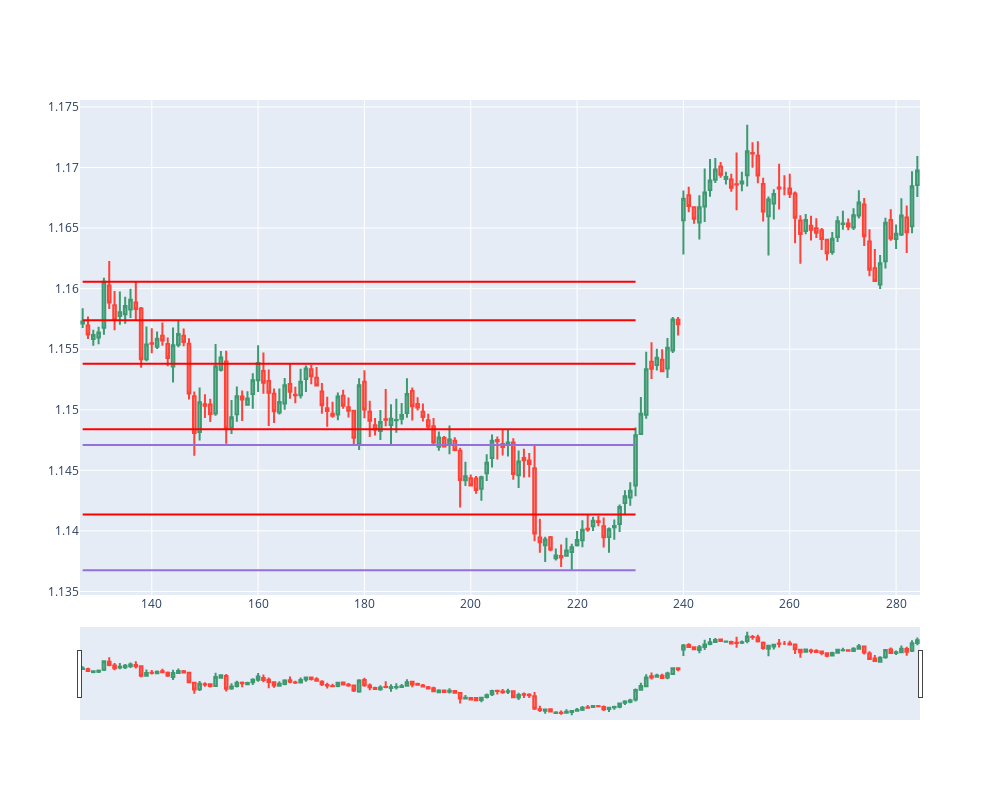

Notebook code for this chart:
### Code cell
check_candle_signal_plot(231, 4,4,100,df,0.002)

### Figure 1 — Plotly figure (JSON) as saved in the notebook; plotly's stock layout.template omitted (floating-point values rounded to 4 significant figures; data arrays with more than 128 entries replaced by an {"elided": "..."} marker saying what was removed)
{"data": [{"close": {"elided": "158 float values"}, "high": {"elided": "158 float values"}, "low": {"elided": "158 float values"}, "open": {"elided": "158 float values"}, "type": "candlestick", "x": {"elided": "158 int values"}}], "layout": {"autosize": false, "height": 800, "shapes": [{"line": {"color": "MediumPurple", "width": 2}, "name": "Support", "type": "line", "x0": 127, "x1": 231, "y0": 1.137, "y1": 1.137}, {"line": {"color": "MediumPurple", "width": 2}, "name": "Support", "type": "line", "x0": 127, "x1": 231, "y0": 1.147, "y1": 1.147}, {"line": {"color": "Red", "width": 2}, "name": "Resistance", "type": "line", "x0": 127, "x1": 231, "y0": 1.161, "y1": 1.161}, {"line": {"color": "Red", "width": 2}, "name": "Resistance", "type": "line", "x0": 127, "x1": 231, "y0": 1.157, "y1": 1.157}, {"line": {"color": "Red", "width": 2}, "name": "Resistance", "type": "line", "x0": 127, "x1": 231, "y0": 1.154, "y1": 1.154}, {"line": {"color": "Red", "width": 2}, "name": "Resistance", "type": "line", "x0": 127, "x1": 231, "y0": 1.148, "y1": 1.148}, {"line": {"color": "Red", "width": 2}, "name": "Resistance", "type": "line", "x0": 127, "x1": 231, "y0": 1.141, "y1": 1.141}], "width": 1000}}
